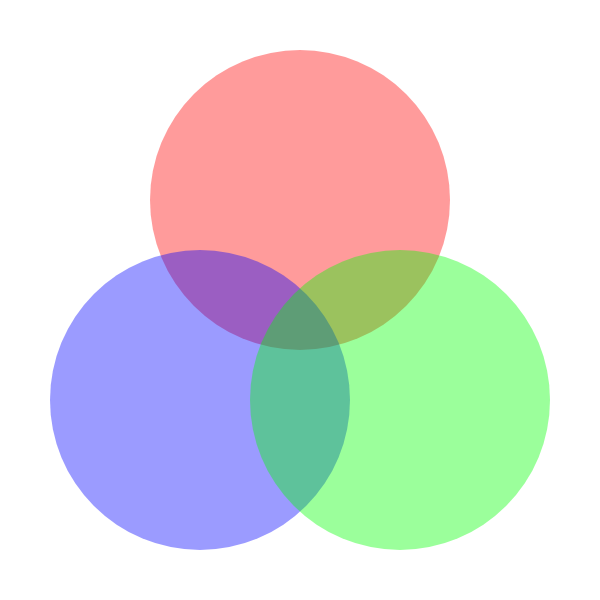
Frame 1 (no input)
Frame 60 (no input): identical to frame 1, image omitted
Frame 120 (the mouse pressed at the canvas centre since frame 60): identical to frame 1, image omitted

The p5.js sketch that drew this single still picture (run headless with seeded random() and noise() and a simulated clock; from frame 60 on, the mouse is pressed at the canvas centre):

// p5.js sketch
// ── sketch.js
function setup() {
    createCanvas(600, 600);
  }
  
  function draw() {
    background(255, 255, 255);
    
    fill(255, 0, 0, 100);
    noStroke();
    circle(300, 200, 300);

    fill(0, 0, 255, 100);
    circle(200, 400, 300);

    fill(0, 255, 0, 100);
    circle(400, 400, 300);

  }
